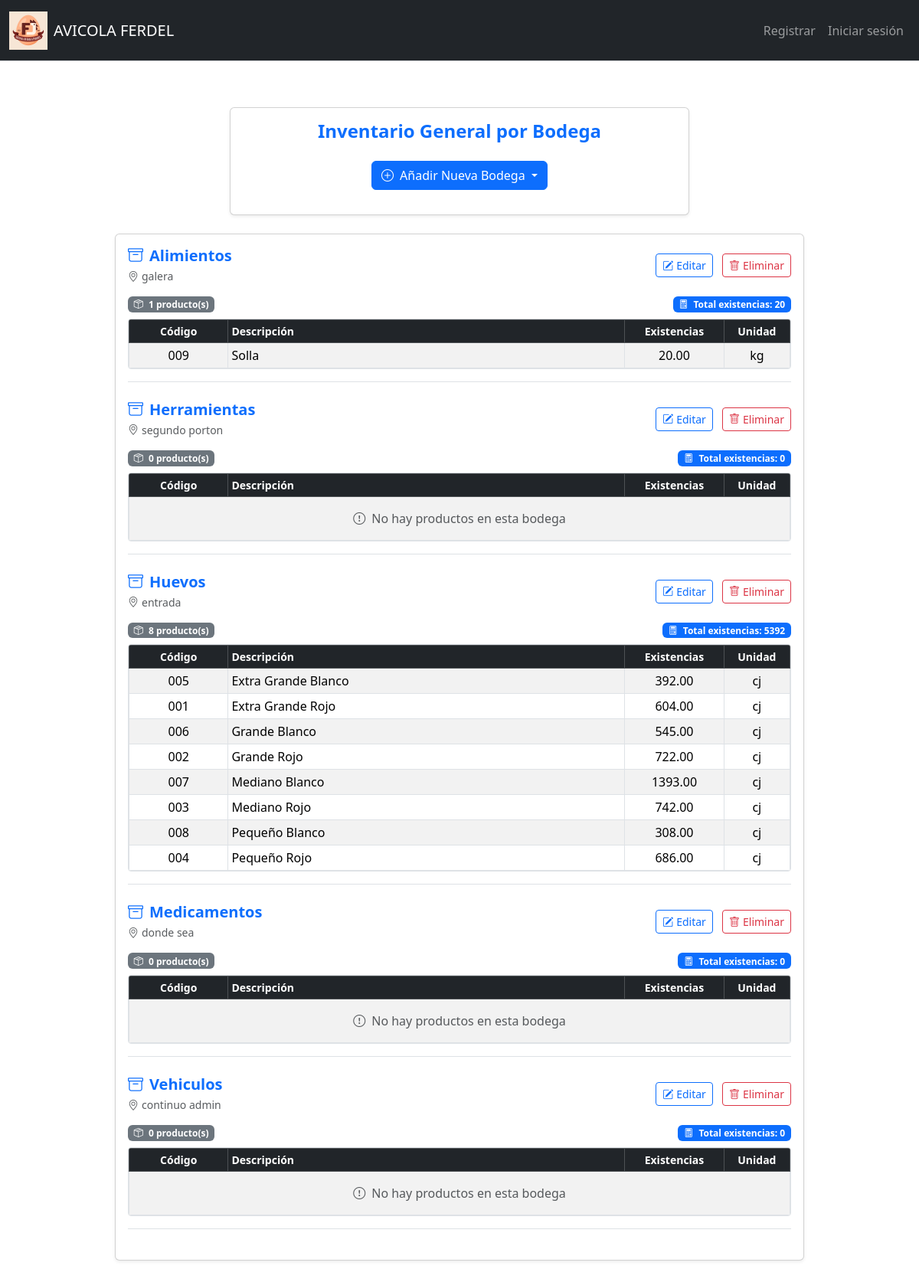
The page /bodega on the database as committed earlier.
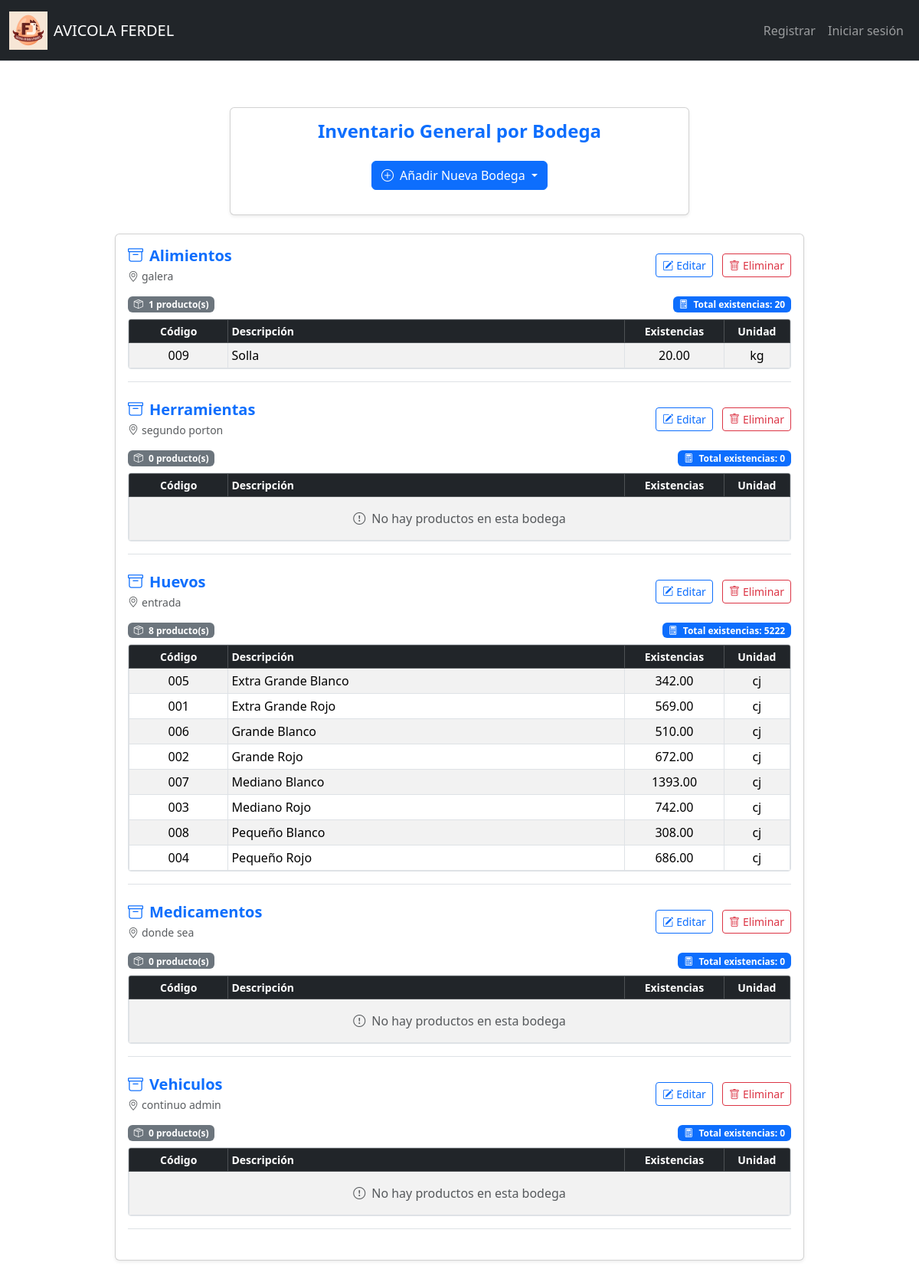
The same page on the database as committed later.
### tables this page shows
CREATE TABLE Bodegas (
    ID_Bodega INTEGER PRIMARY KEY AUTOINCREMENT,
    Nombre TEXT NOT NULL,
    Ubicacion TEXT
);

CREATE TABLE Productos (
    ID_Producto INTEGER PRIMARY KEY AUTOINCREMENT,
    COD_Producto TEXT,
    Descripcion TEXT NOT NULL,
    Unidad_Medida INTEGER,
    Existencias NUMERIC DEFAULT 0,
    Estado INTEGER DEFAULT 1,
    Familia INTEGER,
    Costo_Promedio NUMERIC,
    IVA INTEGER DEFAULT 0,
    Tipo INTEGER,
    Precio_Venta NUMERIC,
    ID_Empresa INTEGER,
    Fecha_Creacion DATE DEFAULT CURRENT_DATE,
    Usuario_Creador INTEGER, Stock_Minimo NUMERIC DEFAULT 5,
    FOREIGN KEY (Unidad_Medida) REFERENCES Unidades_Medida(ID_Unidad),
    FOREIGN KEY (Familia) REFERENCES Familia(ID_Familia),
    FOREIGN KEY (Tipo) REFERENCES Tipo_Producto(ID_TipoProducto),
    FOREIGN KEY (ID_Empresa) REFERENCES Empresa(ID_Empresa)
);

CREATE TABLE Unidades_Medida (
    ID_Unidad INTEGER PRIMARY KEY AUTOINCREMENT,
    Descripcion TEXT NOT NULL,
    Abreviatura TEXT
);

### app.py (the view, shortened to what this page needs)
@app.route("/bodega", methods=["GET", "POST"])
def ver_bodega():
    bodegas = db.execute("SELECT ID_Bodega, Nombre, Ubicacion FROM Bodegas ORDER BY Nombre")
    inventario_por_bodega = {}
    for bodega in bodegas:
        inventario = db.execute("""
            SELECT P.COD_Producto, P.Descripcion,
                   COALESCE(I.Existencias, 0) as Existencias,
                   U.Abreviatura
            FROM Inventario_Bodega I
            JOIN Productos P ON P.ID_Producto = I.ID_Producto
            LEFT JOIN Unidades_Medida U ON U.ID_Unidad = P.Unidad_Medida
            WHERE I.ID_Bodega = ?
            ORDER BY P.Descripcion
        """, bodega["ID_Bodega"])
        inventario_por_bodega[str(bodega["ID_Bodega"])] = inventario
    return render_template("bodega.html",
                         bodegas=bodegas,
                         inventario_por_bodega=inventario_por_bodega)

### Templates/bodega.html (shortened to what this page needs)
{% extends "layout.html" %}
{% block main %}
<div class="container my-5">
    <div class="card shadow-sm mb-4 mx-auto" style="max-width: 600px;">
        <div class="card-body">
            <h4 class="text-center text-primary fw-bold mb-4">Inventario General por Bodega</h4>
            <div class="dropdown text-center mb-3">
                <button class="btn btn-primary dropdown-toggle" type="button" id="dropdownBodegaButton" data-bs-toggle="dropdown" aria-expanded="false">
                    <i class="bi bi-plus-circle me-2"></i>Añadir Nueva Bodega
                </button>
            </div>
        </div>
    </div>
    <div class="card shadow-sm mx-auto" style="max-width: 900px;">
        <div class="card-body">
            {% if not bodegas %}
                <div class="alert alert-info">
                    <i class="bi bi-info-circle me-2"></i>No hay bodegas registradas.
                </div>
            {% else %}
                {% for bodega in bodegas %}
                    {% set bodega_id = bodega.ID_Bodega|string %}
                    {% set inventario_bodega = inventario_por_bodega.get(bodega_id, []) %}
                    <div class="mb-4 border-bottom pb-3">
                        <div class="d-flex justify-content-between align-items-center mb-3">
                            <div>
                                <h5 class="text-primary fw-bold mb-1">
                                    <i class="bi bi-archive me-2"></i>{{ bodega.Nombre }}
                                </h5>
                                <p class="text-muted small mb-0">
                                    <i class="bi bi-geo-alt me-1"></i>{{ bodega.Ubicacion or 'Sin ubicación registrada' }}
                                </p>
                            </div>
                            <div>
                                <button class="btn btn-sm btn-outline-primary me-2" data-bs-toggle="modal"
                                        data-bs-target="#editModal{{ bodega.ID_Bodega }}">
                                    <i class="bi bi-pencil-square me-1"></i>Editar
                                </button>
                                <button class="btn btn-sm btn-outline-danger" data-bs-toggle="modal"
                                        data-bs-target="#deleteModal{{ bodega.ID_Bodega }}">
                                    <i class="bi bi-trash me-1"></i>Eliminar
                                </button>
                            </div>
                        </div>
                        <div class="d-flex justify-content-between align-items-center mb-2">
                            <span class="badge bg-secondary">
                                <i class="bi bi-box-seam me-1"></i>
                                {{ inventario_bodega|length }} producto(s)
                            </span>
                            <span class="badge bg-primary">
                                <i class="bi bi-calculator me-1"></i>
                                Total existencias: {{ inventario_bodega | sum(attribute='Existencias') | default(0, true) | round(2) }}
                            </span>
                        </div>
                        <div class="table-responsive" style="max-height: 320px;">
                            <table class="table table-sm table-striped table-hover table-bordered align-middle text-center mb-0">
                                <thead class="table-dark sticky-top small">
                                    <tr>
                                        <th width="15%">Código</th>
                                        <th class="text-start">Descripción</th>
                                        <th width="15%">Existencias</th>
                                        <th width="10%">Unidad</th>
                                    </tr>
                                </thead>
                                <tbody>
                                    {% if inventario_bodega %}
                                        {% for prod in inventario_bodega %}
                                            <tr class="{% if prod.Existencias < 10 %}table-warning{% endif %}">
                                                <td>{{ prod.COD_Producto or 'N/A' }}</td>
                                                <td class="text-start">{{ prod.Descripcion or 'Sin descripción' }}</td>
                                                <td>{{ "%.2f"|format(prod.Existencias|default(0)) }}</td>
                                                <td>{{ prod.Abreviatura or '--' }}</td>
                                            </tr>
                                        {% endfor %}
                                    {% else %}
                                        <tr>
                                            <td colspan="4" class="text-muted py-3">
                                                <i class="bi bi-exclamation-circle me-2"></i>No hay productos en esta bodega
                                            </td>
                                        </tr>
                                    {% endif %}
                                </tbody>
                            </table>
                        </div>
                    </div>
                {% endfor %}
            {% endif %}
        </div>
    </div>
</div>
{% endblock %}

Rows that differ between the two databases and show on the page:
computed for Bodegas "Huevos": inventario_bodega "5392" → "5222"
changed Productos "Extra Grande Blanco": Existencias "392.00" → "342.00"
changed Productos "Extra Grande Rojo": Existencias "604.00" → "569.00"
changed Productos "Grande Blanco": Existencias "545.00" → "510.00"
changed Productos "Grande Rojo": Existencias "722.00" → "672.00"
